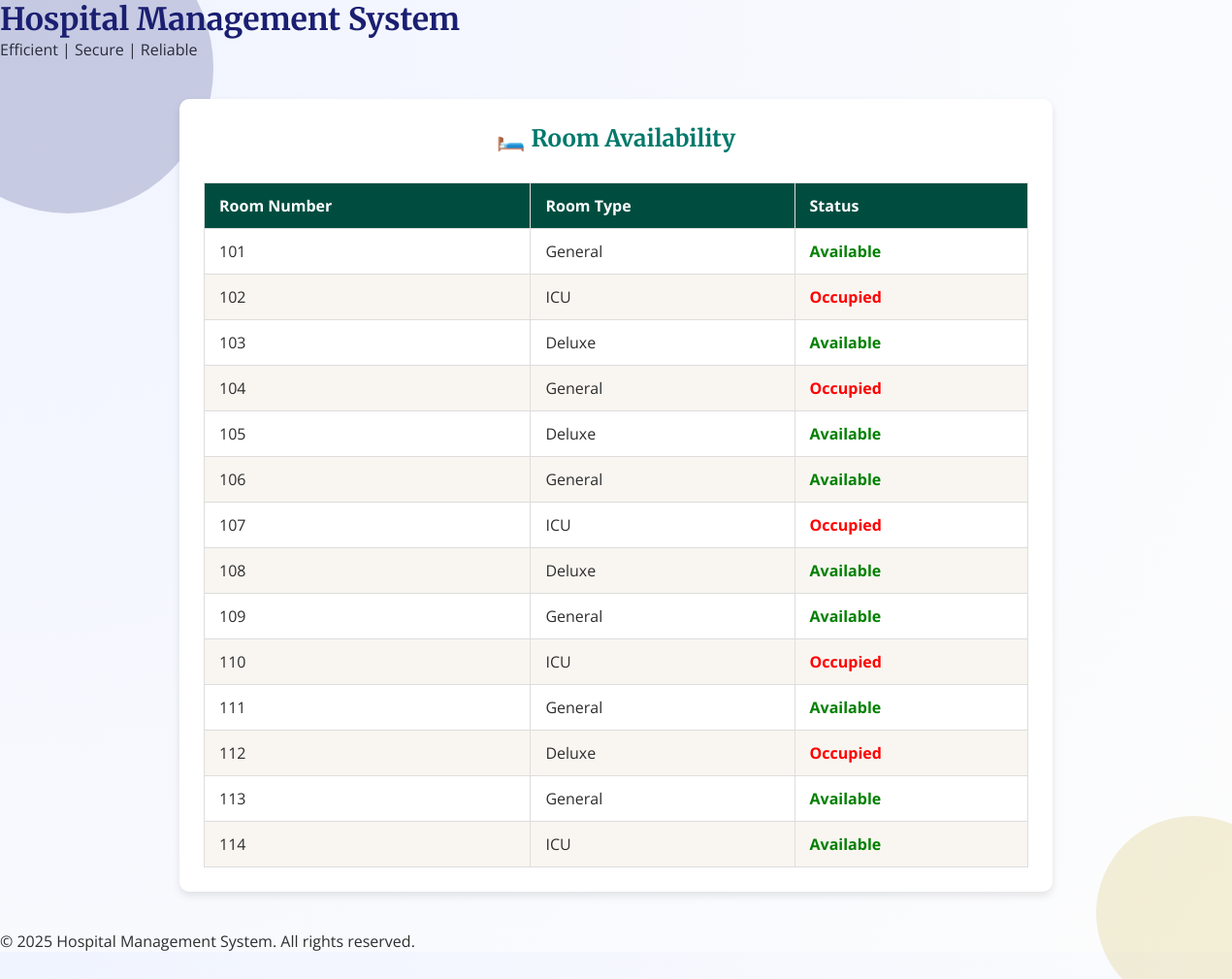
Screenshot of /rooms/view_rooms.php with the database file from the repository.
### tables this page shows
CREATE TABLE `rooms` (
  `room_id` int(11) NOT NULL,
  `room_number` varchar(50) NOT NULL,
  `type` varchar(50) DEFAULT NULL,
  `status` varchar(50) DEFAULT 'Available'
);

### rooms/view_rooms.php (the view, shortened to what this page needs)
<?php
include '../includes/db.php';
$query = "SELECT * FROM rooms ORDER BY room_number ASC";
$result = $conn->query($query);
?>
<!DOCTYPE html>
<html lang="en">
<head>
  <link rel="stylesheet" href="../css/style.css" />
</head>
<body>
  <header>
    <h1>Hospital Management System</h1>
    <p>Efficient | Secure | Reliable</p>
  </header>
  <div class="container">
    <h2>🛏️ Room Availability</h2>
    <table>
      <thead>
        <tr>
          <th>Room Number</th>
          <th>Room Type</th>
          <th>Status</th>
        </tr>
      </thead>
      <tbody>
        <?php if ($result->num_rows > 0): ?>
          <?php while($row = $result->fetch_assoc()): ?>
          <tr>
            <td><?= htmlspecialchars($row['room_number']) ?></td>
            <td><?= htmlspecialchars($row['type']) ?></td>
            <td class="<?= strtolower($row['status']) == 'available' ? 'available' : 'occupied' ?>">
              <?= htmlspecialchars($row['status']) ?>
            </td>
          </tr>
          <?php endwhile; ?>
        <?php else: ?>
          <tr><td colspan="3">No rooms found.</td></tr>
        <?php endif; ?>
      </tbody>
    </table>
  </div>
  <footer>
    &copy; <?= date('Y') ?> Hospital Management System. All rights reserved.
  </footer>
</body>
</html>

### css/style.css (style rules this page uses)
* { margin: 0; padding: 0; box-sizing: border-box; }
body { background: radial-gradient(circle at top left, #f0f4ff, #fdfdfd); font-family: 'Open Sans', sans-serif; color: #2E2E2E; min-height: 100vh; position: relative; overflow-x: hidden; }
body::before, body::after { content: ''; position: absolute; border-radius: 50%; opacity: 0.2; z-index: 0; pointer-events: none; animation: float 10s ease-in-out infinite; }
body::before { width: 300px; height: 300px; background: #1A1F71; top: -80px; left: -80px; }
body::after { width: 200px; height: 200px; background: #C9B037; bottom: -60px; right: -60px; }
h1, h2, h3 { font-family: 'Merriweather', serif; color: #1A1F71; z-index: 1; position: relative; }
.container { max-width: 900px; margin: 60px auto; padding: 40px 30px; background-color: rgba(255, 255, 255, 0.9); backdrop-filter: blur(10px); border-radius: 16px; box-shadow: 0 12px 30px rgba(0,0,0,0.1); position: relative; z-index: 1; }
table { width: 100%; border-collapse: collapse; margin-top: 30px; font-size: 15px; }
th, td { padding: 14px; border: 1px solid #D3D3D3; text-align: left; }
thead { background-color: #C9B037; color: white; }
tbody tr:nth-child(even) { background-color: #F9F6F1; }

### rooms/view_rooms.php (style rules this page uses)
.container { max-width: 900px; margin: 40px auto; padding: 25px; background: white; border-radius: 10px; box-shadow: 0 4px 8px rgba(0,0,0,0.1); text-align: center; }
h2 { color: #00796B; margin-bottom: 30px; }
table { width: 100%; border-collapse: collapse; font-size: 16px; }
th, td { padding: 12px 15px; border: 1px solid #ddd; }
th { background-color: #004D40; color: white; }
tr:nth-child(even) { background-color: #f0f9f8; }
.available { color: green; font-weight: bold; }
.occupied { color: red; font-weight: bold; }

### rows the page displays
rooms: room_number "101", type "General", status "Available"
rooms: room_number "102", type "ICU", status "Occupied"
rooms: room_number "103", type "Deluxe", status "Available"
rooms: room_number "104", type "General", status "Occupied"
rooms: room_number "105", type "Deluxe", status "Available"
rooms: room_number "106", type "General", status "Available"
rooms: room_number "107", type "ICU", status "Occupied"
rooms: room_number "108", type "Deluxe", status "Available"
rooms: room_number "109", type "General", status "Available"
rooms: room_number "110", type "ICU", status "Occupied"
rooms: room_number "111", type "General", status "Available"
rooms: room_number "112", type "Deluxe", status "Occupied"
rooms: room_number "113", type "General", status "Available"
rooms: room_number "114", type "ICU", status "Available"
